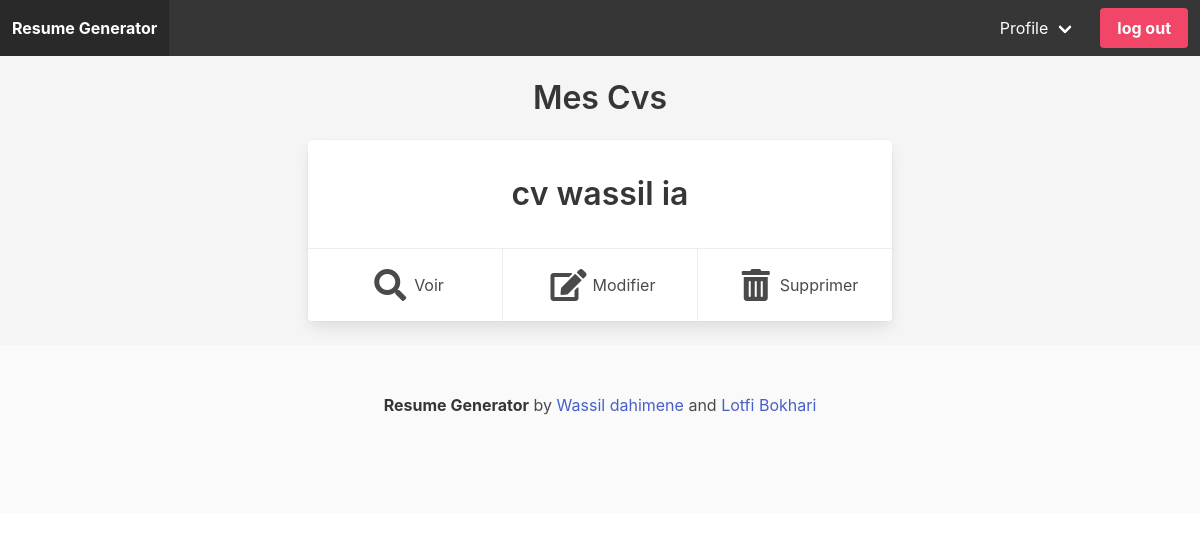
Before: /cvs/ (signed in) with the older database file.
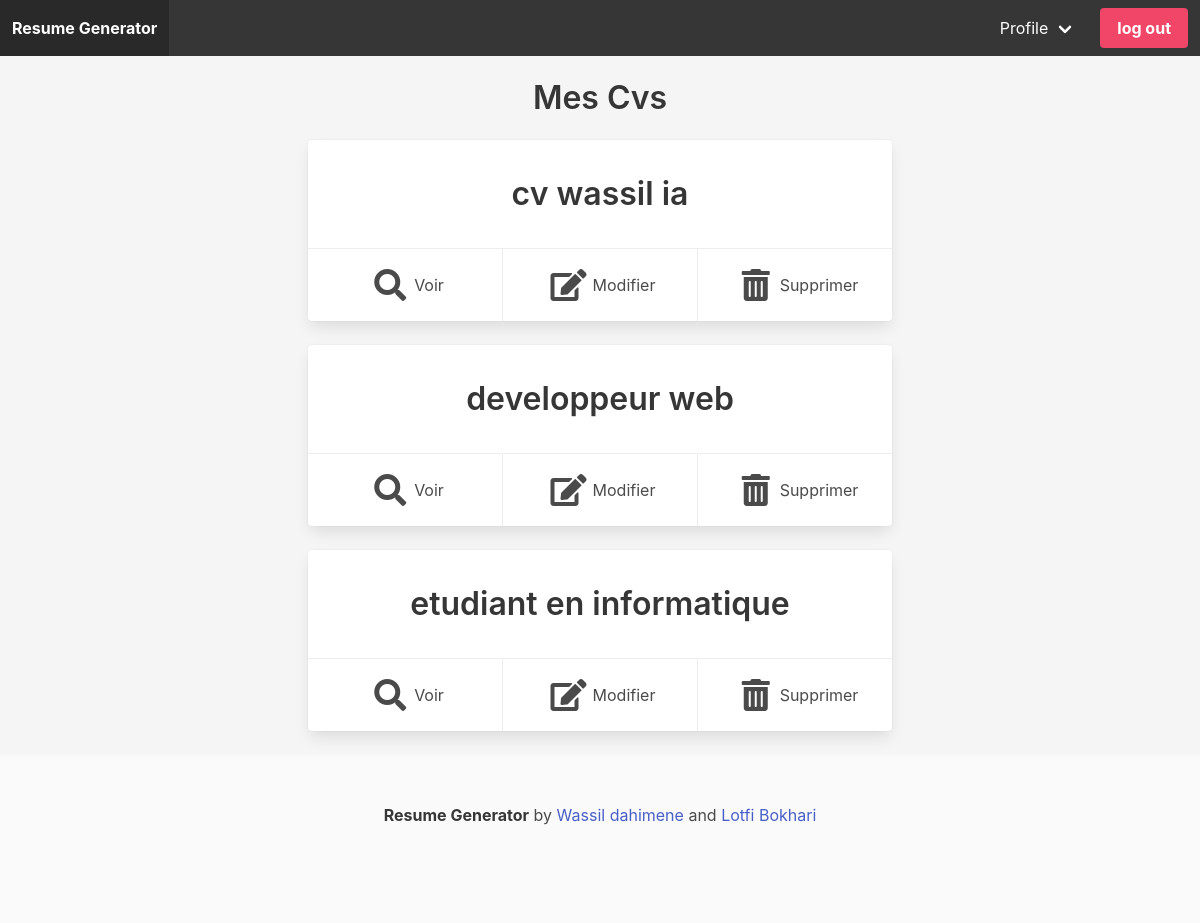
After: the same page with the newer database file.
### core/models.py (models this page shows, shortened)
class Cv(models.Model):
    title = models.CharField(max_length=100, blank =True, null=True,verbose_name="title")
    author = models.ForeignKey(settings.AUTH_USER_MODEL,on_delete=models.CASCADE)
    photo = models.ImageField(upload_to = 'images/', null=True, default='images/default.png')
    class Meta:
        verbose_name = "Cv"

### core/views.py (the view)
# urls.py: path('cvs/',view_cvs,name='view_cvs'),
@login_required
def view_cvs(request):
    try:
        cvs = Cv.objects.filter(author=request.user.id)
        if cvs != None:
            data = {'cvs':cvs}
        else:
            data = {'cvs':[{'title':'No cvs'}]}
    except:
        data = {'cvs':[{'title':'No cvs'}]}
    return render(request, 'cvs.html', data)

### core/templates/cvs.html
{% extends 'base.html' %}
{% block content %}
<div class="container">
<div class="columns is-mobile is-centered">
    <div class="column is-8">
        <div class="block has-text-centered m-5">
            <h1 class="title m-3"> Mes Cvs </h1>
          </div>
        {% for cv in cvs %}
        <div class="block has-text-centered m-5">
      <div class="card">
  <div class="card-content">
            <p class="title m-3"> {{ cv.title }} </p>
          </div>
           <footer class="card-footer">
  <p class="card-footer-item">
   <span class="icon is-large">
  <i class="fas fa-search fa-2x "></i>  </span> Voir
    </p>
      <p class="card-footer-item">
   <span class="icon is-large">
  <i class="fas fa-edit fa-2x "></i>  </span> Modifier
    </p>
  <p class="card-footer-item">
   <span class="icon is-large">
  <i class="fas fa-trash-alt fa-2x "></i>  </span> Supprimer
    </p>
  </footer>
           </div>
           </div>
        {% endfor %}
    </div>
</div>
</div>
{% endblock %}

### core/templates/base.html (shortened to what this page needs)
<!DOCTYPE html>
<html lang="en">
<head>
    <link rel="stylesheet" href="https://cdn.jsdelivr.net/npm/bulma@0.9.1/css/bulma.min.css">
    <link rel="stylesheet" href="https://use.fontawesome.com/releases/v5.2.0/css/all.css">
</head>
<body class="has-background-light">
    <nav class="navbar is-dark">
        <div class="navbar-brand">
            <a class="navbar-item" href="{% url  'homepage' %}">
                <strong> Resume Generator</strong>
            </a>
        </div>
        <div class="navbar-menu  is-active">
            <div class="navbar-end">
                    {% if request.user.is_authenticated %}
                    <div class="navbar-item has-dropdown is-hoverable">
                        <a class="navbar-link">
                          Profile
                        </a>
                      </div>
                    <div class="navbar-item">
                    <div class="buttons">
                        <a href="{% url 'account_logout' %}" class="button is-danger"> <strong>log out</strong></a>
                    </div>
                        {% else %}
                        <div class="buttons">
                        <a href="{% url 'account_login' %}" class="button is-light"> <strong>Log in</strong></a>
                        <a href="{% url 'account_signup' %}" class="button is-success"> <strong>Sign Up</strong></a>
                    </div>
                    </div>
                    {% endif %}
                </div>
            </div>
    </nav>
    {% block content %}
    {% endblock %}
    <footer class="footer">
        <div class="content has-text-centered">
          <p>
            <strong>Resume Generator</strong> by <a href="https://github.com/WassilDahi">Wassil dahimene</a> and   <a href="https://github.com/WassilDahi">Lotfi Bokhari</a>
          </p>
        </div>
      </footer>
</body>
</html>

Changed rows visible on the page:
added Cv: title "developpeur web"
added Cv: title "etudiant en informatique"
